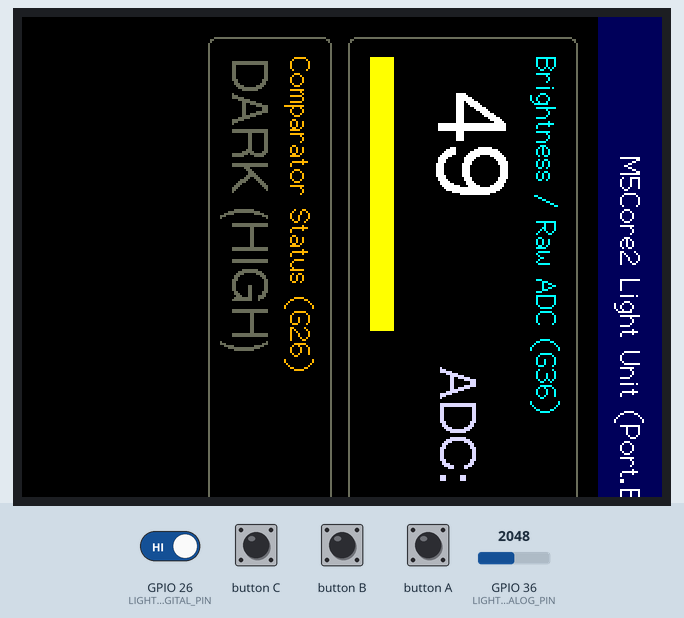
Simulated run of this program. Board: ESP32. Shown: 320×240 colour display. Inputs (shaded band) come from the test bench; at power-on: GPIO 26 (LIGHT_DIGITAL_PIN) HIGH, GPIO 36 (LIGHT_ANALOG_PIN) = 2048 (analog values on the 0–4095 scale).

Above: at 1.3 s.
1.4 s: GPIO 26 (LIGHT_DIGITAL_PIN) driven LOW
At 2.3 s:
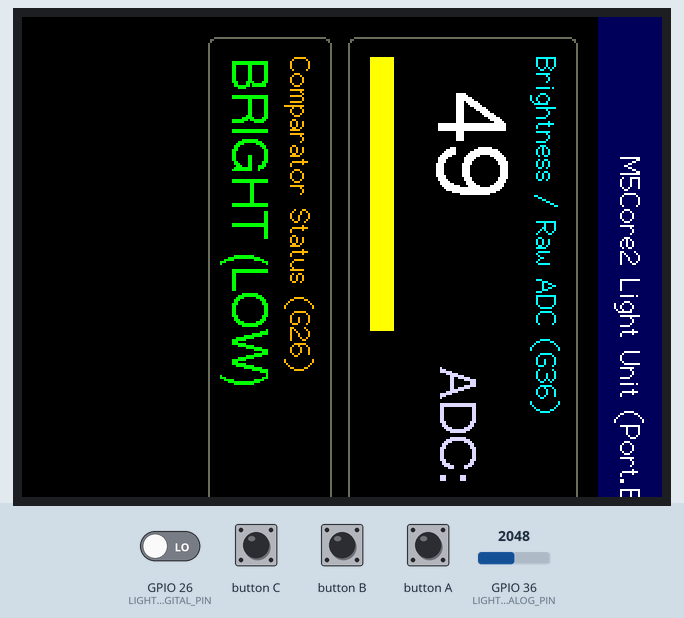
3.2 s: GPIO 36 (LIGHT_ANALOG_PIN) set to 2866
At 4.4 s:
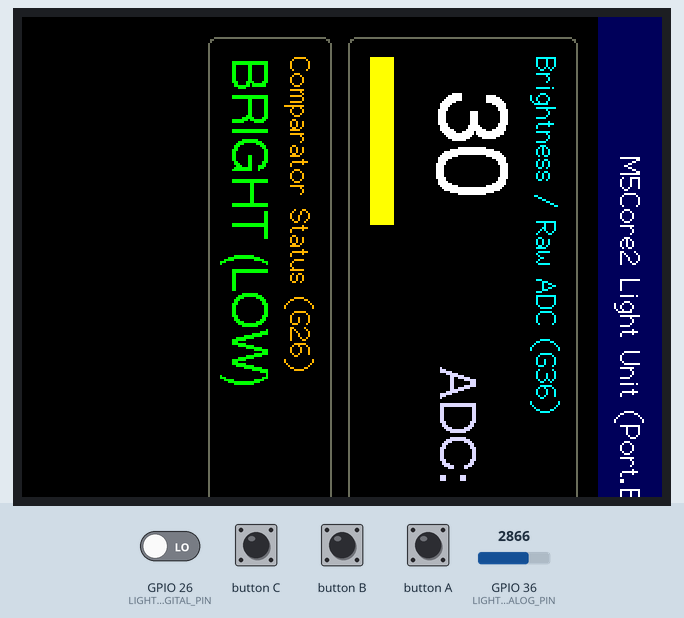
4.8 s: GPIO 36 (LIGHT_ANALOG_PIN) set to 3603
At 5.6 s:
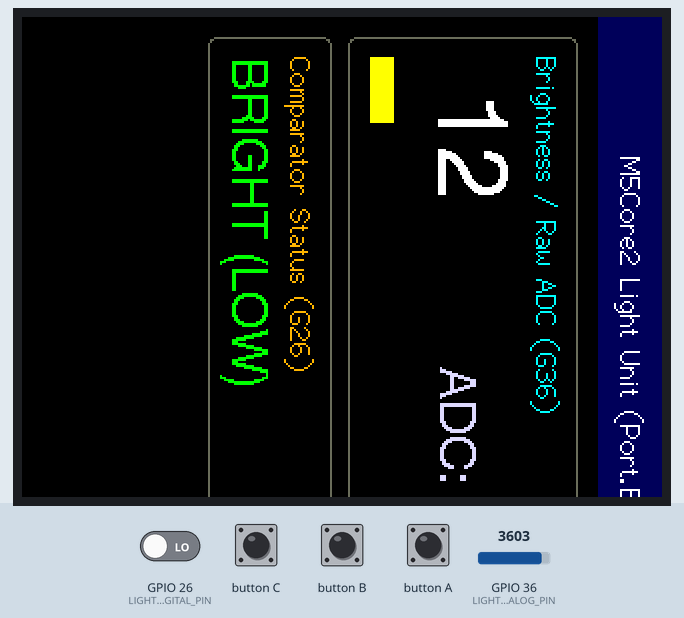
6.5 s: GPIO 26 (LIGHT_DIGITAL_PIN) driven HIGH
At 7.9 s:
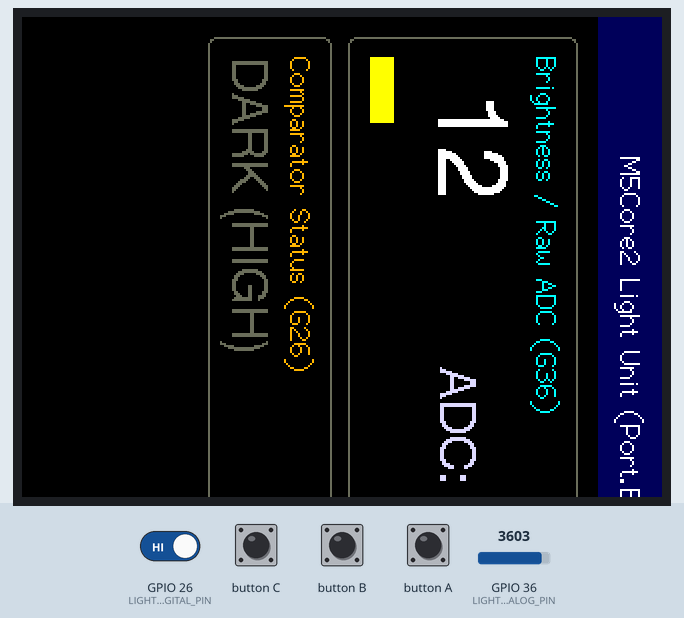
8.2 s: GPIO 36 (LIGHT_ANALOG_PIN) set to 4095
At 8.9 s:
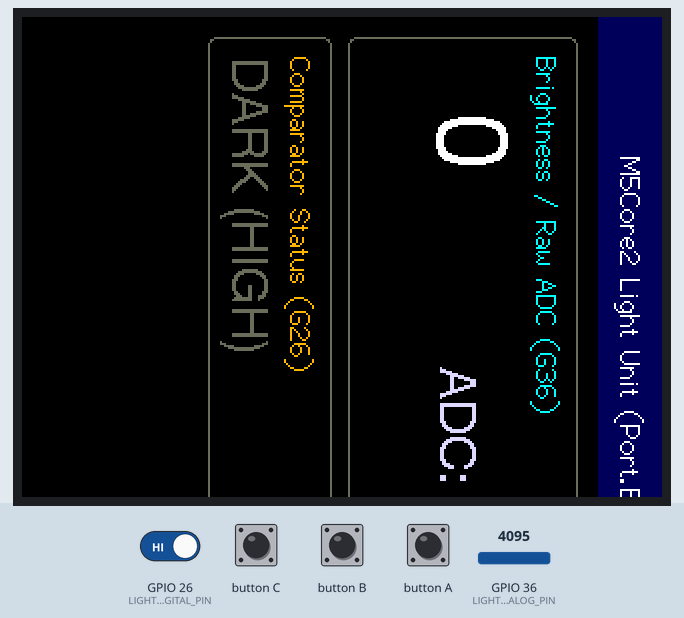
Timing chart, 0 to 10.8 s (numbered marks = the images above; inputs shaded):
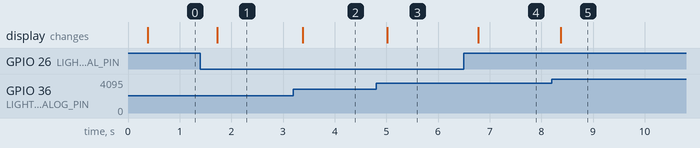

The program:

main.cpp
```cpp
#include <M5Unified.h>

// M5Core2 Port.B ピン定義
#define LIGHT_ANALOG_PIN  36 // Port.B IN  (ADC1_CH0: 入力専用ピン)
#define LIGHT_DIGITAL_PIN 26 // Port.B OUT (本体可変抵抗の閾値判定)

static M5Canvas canvas(&M5.Display);

void setup() {
    auto cfg = M5.config();
    M5.begin(cfg);

    M5.Display.setRotation(1);
    M5.Display.setBrightness(128);

    // ピンモード設定 (G36は入力専用ピンのためプルアップ不可)
    pinMode(LIGHT_ANALOG_PIN, INPUT);
    pinMode(LIGHT_DIGITAL_PIN, INPUT);
    analogReadResolution(12); // 12bit (0 - 4095)

    canvas.setColorDepth(8);
    canvas.createSprite(M5.Display.width(), M5.Display.height());
    canvas.setRotation(1);
    canvas.setTextWrap(false);
}

void loop() {
    M5.update();

    // アナログ値 (0: 非常に明るい 〜 4095: 暗い)
    uint16_t raw_val = analogRead(LIGHT_ANALOG_PIN);
    // デジタル値 (閾値より明るいと LOW, 暗いと HIGH)
    int dig_val = digitalRead(LIGHT_DIGITAL_PIN);

    // 直感的に見やすいよう明るさ(%)へ反転変換 (暗い=0%, 明るい=100%)
    int brightness_pct = map(constrain(raw_val, 0, 4095), 4095, 0, 0, 100);

    canvas.fillScreen(BLACK);
    canvas.fillRect(0, 0, 320, 32, NAVY);
    canvas.setTextDatum(top_center);
    canvas.setFont(&fonts::Font2);
    canvas.setTextColor(WHITE);
    canvas.drawString("M5Core2 Light Unit (Port.B)", 160, 8);

    // アナログ照度・ADC値表示
    canvas.drawRoundRect(10, 42, 300, 115, 4, DARKGREY);
    canvas.setTextDatum(top_left);
    canvas.setFont(&fonts::Font2);
    canvas.setTextColor(CYAN);
    canvas.drawString("Brightness / Raw ADC (G36)", 20, 50);

    char buf[32];
    snprintf(buf, sizeof(buf), "%3d %%", brightness_pct);
    canvas.setFont(&fonts::Font6);
    canvas.setTextColor(WHITE);
    canvas.drawString(buf, 25, 76);

    snprintf(buf, sizeof(buf), "ADC: %4d", raw_val);
    canvas.setFont(&fonts::Font4);
    canvas.setTextColor(LIGHTGREY);
    canvas.drawString(buf, 175, 92);

    // バーグラフ表示
    int bar_w = map(brightness_pct, 0, 100, 0, 280);
    canvas.fillRect(20, 134, bar_w, 12, YELLOW);

    // デジタル閾値ステータス表示 (基板上の青いポテンショメータで閾値調整)
    canvas.drawRoundRect(10, 165, 300, 62, 4, DARKGREY);
    canvas.setFont(&fonts::Font2);
    canvas.setTextColor(ORANGE);
    canvas.drawString("Comparator Status (G26)", 20, 173);

    canvas.setFont(&fonts::Font4);
    if (dig_val == LOW) {
        canvas.setTextColor(GREEN);
        canvas.drawString("BRIGHT (LOW)", 20, 196);
    } else {
        canvas.setTextColor(DARKGREY);
        canvas.drawString("DARK (HIGH)", 20, 196);
    }

    canvas.pushSprite(0, 0);
    delay(50);
}
```

Measured:
- after the input at 1.4 s, the display: changes after 0.33 s (image 1)
- after the input at 3.2 s, the display: changes after 0.19 s (image 2)
- after the input at 4.8 s, the display: changes after 0.22 s (image 3)
- after the input at 6.5 s, the display: changes after 0.28 s (image 4)
- after the input at 8.2 s, the display: changes after 0.17 s (image 5)
